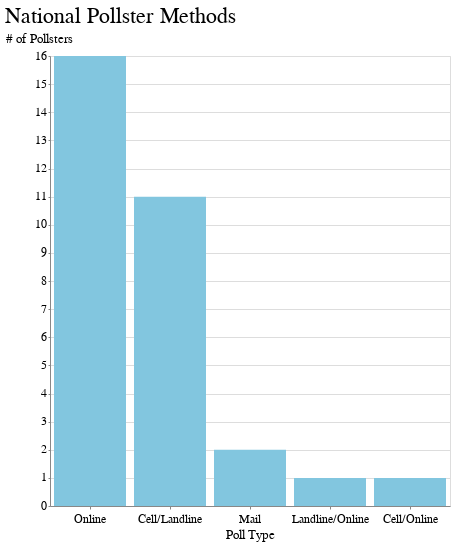

Notebook cell for this chart:
### Code cell
alt.Chart(nat_polls_df, title='National Pollster Methods').mark_bar().encode(
    x=alt.X('Poll Type', sort=types),
    y=alt.Y('Poll Count', title='# of Pollsters')).properties(background='white', width=400)

### Figure 1 — Vega-Lite specification as saved in the notebook (floating-point values rounded to 4 significant figures)
{"$schema": "https://vega.github.io/schema/vega-lite/v3.4.0.json", "background": "white", "config": {"arc": {"fill": "#82c6df"}, "area": {"fill": "#82c6df"}, "axis": {"labelFont": "Benton Gothic, sans", "labelFontSize": 11.5, "labelFontWeight": "normal", "titleFont": "Benton Gothic Bold, sans", "titleFontSize": 13, "titleFontWeight": "normal"}, "axisX": {"labelAngle": 0, "labelPadding": 4, "tickSize": 3}, "axisY": {"labelBaseline": "middle", "maxExtent": 45, "minExtent": 45, "tickSize": 2, "titleAlign": "left", "titleAngle": 0, "titleX": -45, "titleY": -11}, "background": "#ffffff", "bar": {"fill": "#82c6df"}, "legend": {"labelFont": "Benton Gothic, sans", "labelFontSize": 11.5, "symbolType": "square", "titleFont": "Benton Gothic Bold, sans", "titleFontSize": 13, "titleFontWeight": "normal"}, "line": {"stroke": "#82c6df", "strokeWidth": 3}, "path": {"stroke": "#82c6df"}, "point": {"stroke": "#82c6df"}, "range": {"category": ["#3580b1", "#ec8431", "#ab7fb4", "#c89d29", "#adc839", "#829eb1"], "diverging": ["#e68a4f", "#f4bb6a", "#f9e39c", "#dadfe2", "#a6b7c6", "#849eae"], "heatmap": ["#fbf2c7", "#f9e39c", "#f8d36e", "#f4bb6a", "#e68a4f", "#d15a40", "#ab4232"], "ordinal": ["#fbf2c7", "#f9e39c", "#f8d36e", "#f4bb6a", "#e68a4f", "#d15a40", "#ab4232"], "ramp": ["#fbf2c7", "#f9e39c", "#f8d36e", "#f4bb6a", "#e68a4f", "#d15a40", "#ab4232"]}, "rect": {"fill": "#82c6df"}, "shape": {"stroke": "#82c6df"}, "symbol": {"fill": "#82c6df", "size": 30}, "title": {"anchor": "start", "font": "Benton Gothic Bold, sans", "fontColor": "#000000", "fontSize": 22, "fontWeight": "normal"}, "view": {"height": 450, "width": 800}}, "data": {"name": "data-1252476f20551a170497ab9fb27b8393"}, "datasets": {"data-1252476f20551a170497ab9fb27b8393": [{"Poll Count": 16, "Poll Type": "Online"}, {"Poll Count": 11, "Poll Type": "Cell/Landline"}, {"Poll Count": 2, "Poll Type": "Mail"}, {"Poll Count": 1, "Poll Type": "Landline/Online"}, {"Poll Count": 1, "Poll Type": "Cell/Online"}]}, "encoding": {"x": {"field": "Poll Type", "sort": ["Online", "Cell/Landline", "Mail", "Landline/Online", "Cell/Online"], "type": "nominal"}, "y": {"field": "Poll Count", "title": "# of Pollsters", "type": "quantitative"}}, "mark": "bar", "title": "National Pollster Methods", "width": 400}
